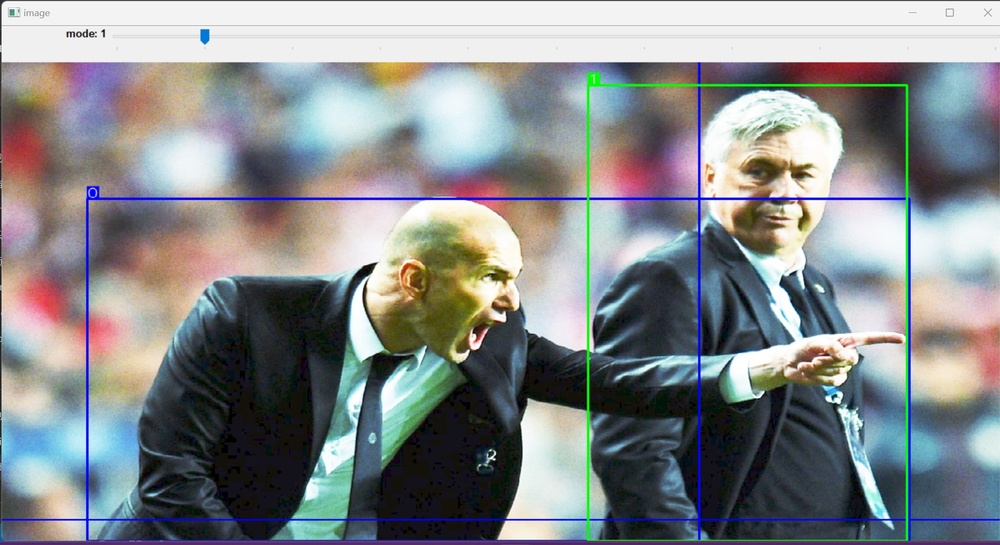
#> input picture data/zidane.jpg, 1000 x 545 px, shrunk from 1863 x 1015 before the run
$ python -i utils.py   (imports and definitions only)
#> lines starting #> are read from the running program, lines starting #| are printed output that depends on the picture
#> further down, picture is the input picture: shape (545, 1000, 3); mean B, G, R 140.3, 138.4, 135
import os
import cv2
import numpy as np

# [122 lines left out: functions colorstr, plt_bbox, compute_color_for_labels, save_txt, read_txt, powerLawTrans, not called in this run]


def ImageHistogram(image):
    (b, g, r) = cv2.split(image)
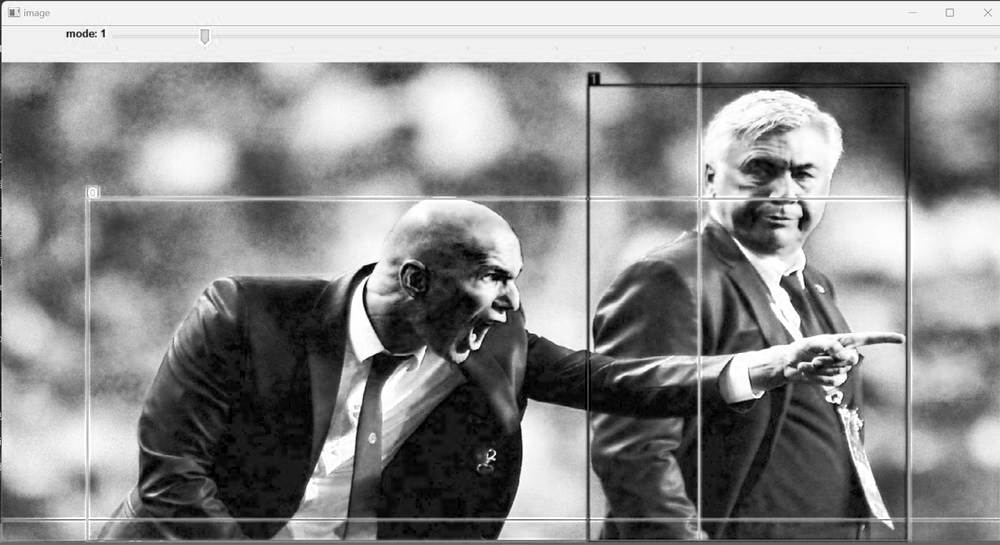
#> b: shape (545, 1000); min 0, max 255, mean 140.3
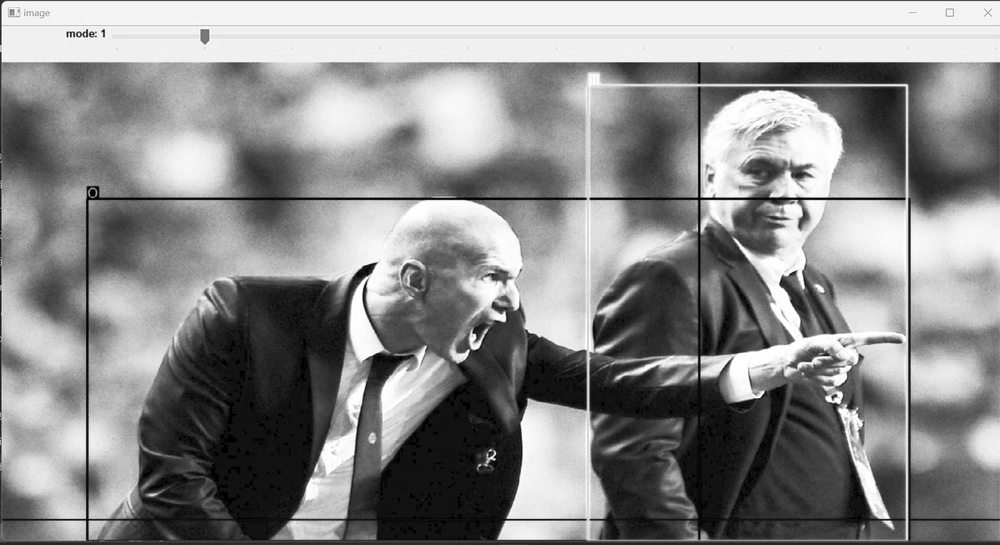
#> g: shape (545, 1000); min 0, max 255, mean 138.4
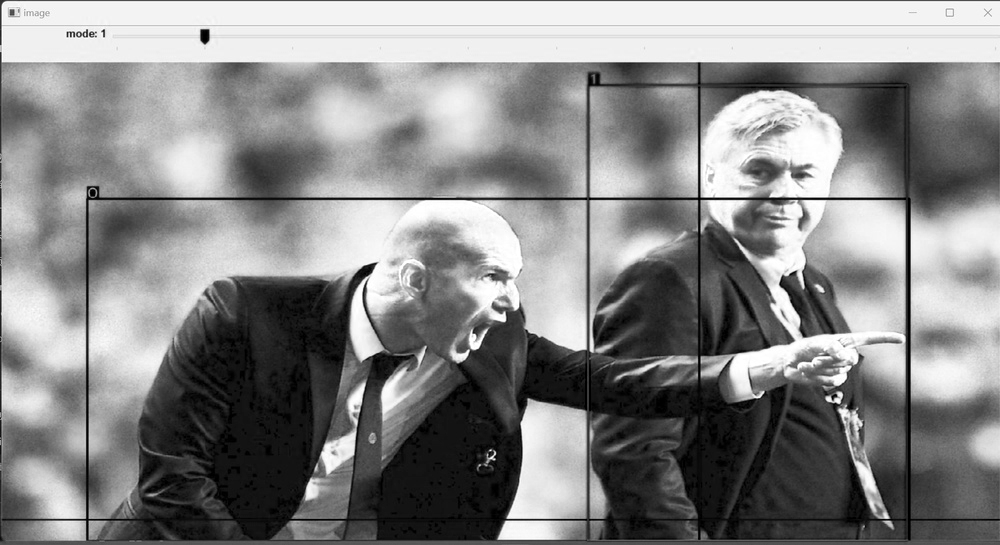
#> r: shape (545, 1000); min 0, max 255, mean 135
    rH = cv2.equalizeHist(r)
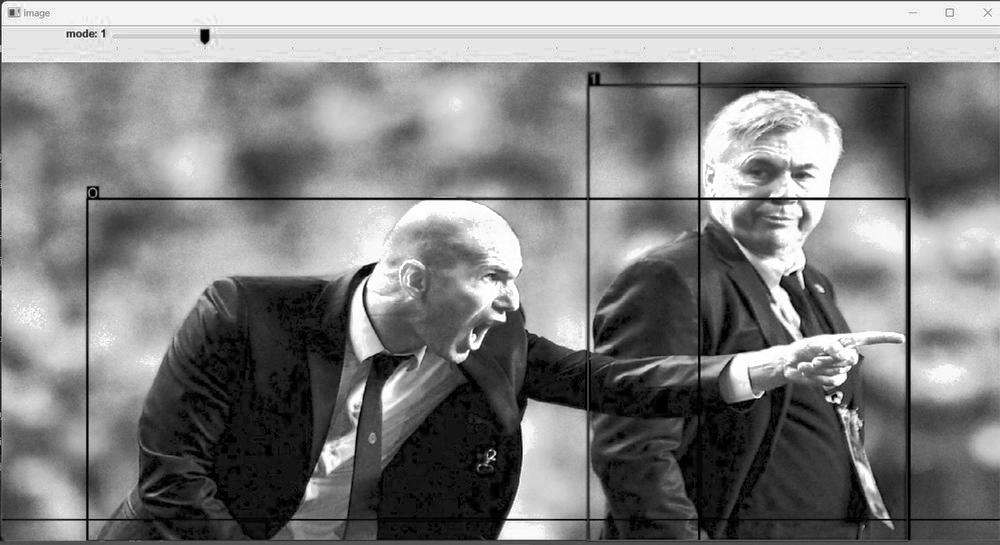
#> rH: shape (545, 1000); min 0, max 255, mean 127.8
    bH = cv2.equalizeHist(b)
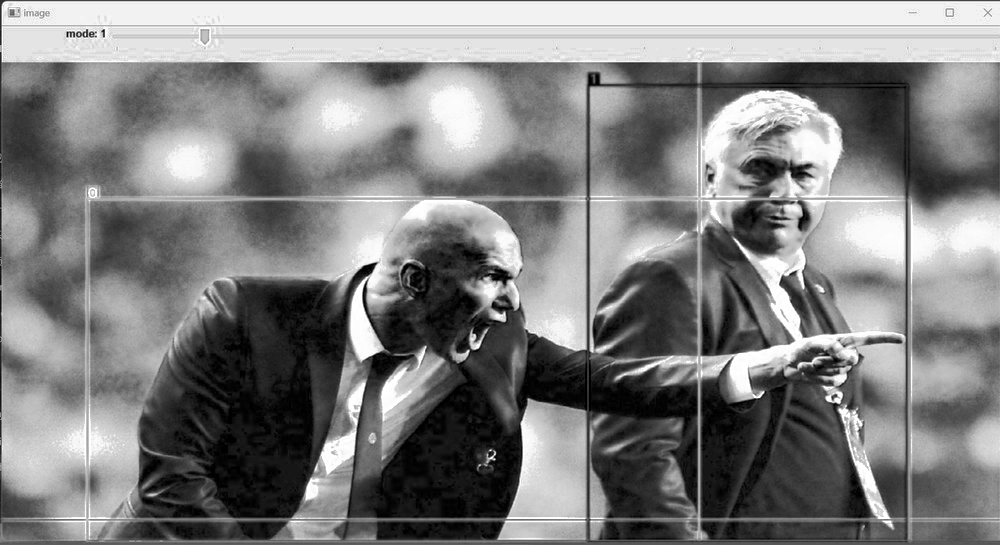
#> bH: shape (545, 1000); min 0, max 255, mean 128.1
    gH = cv2.equalizeHist(g)
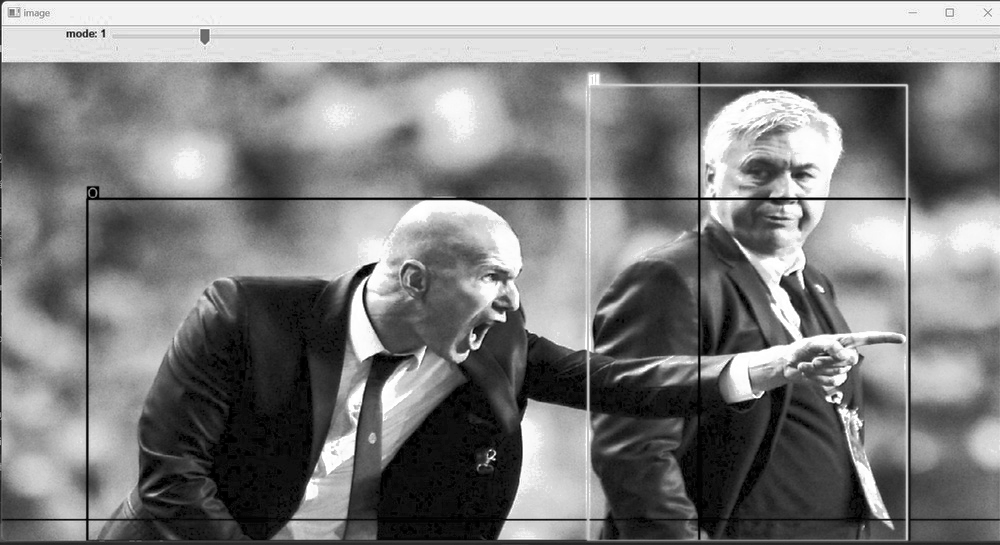
#> gH: shape (545, 1000); min 0, max 255, mean 128.1
    image = cv2.merge((bH, gH, rH))
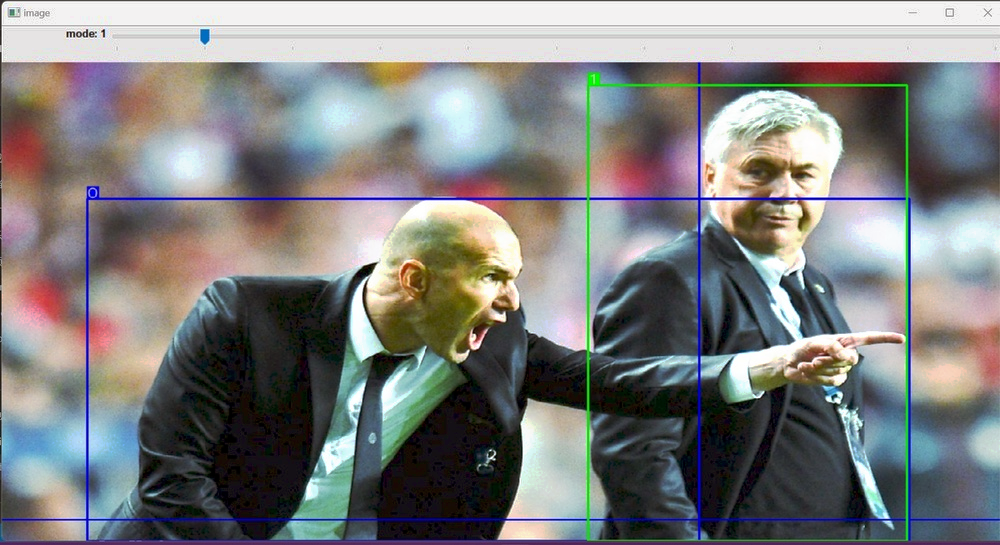
#> image: shape (545, 1000, 3); mean B, G, R 128.1, 128.1, 127.8
    return image


# [55 lines left out: functions image_path2label_path, statistics_box_num, xywh2xyxy, box_fix, not called in this run]

>>> import cv2
>>> picture = cv2.imread('data/zidane.jpg')
>>> result = ImageHistogram(picture)
